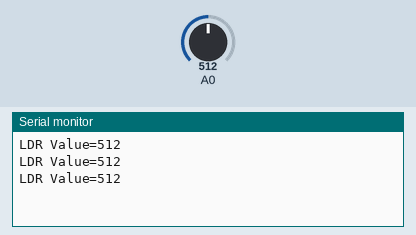
This sketch was run on a simulated Arduino Uno, built with avr-gcc and run on an emulated ATmega328P. On the bench: the last lines printed to the serial monitor. The test bench sets the inputs (shaded band); at power-on: A0 = 512.

Above: at 1.3 s.
1.4 s: A0 set to 716
At 1.9 s:
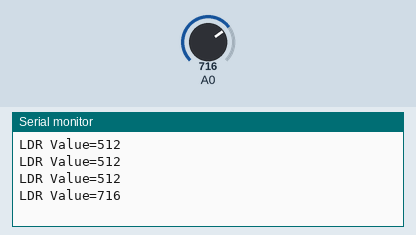
2.9 s: A0 set to 900
At 3.4 s:
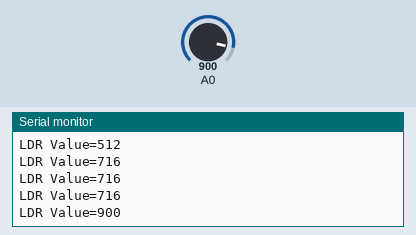
Timing chart, 0 to 5.9 s (numbered marks = the images above; inputs shaded):
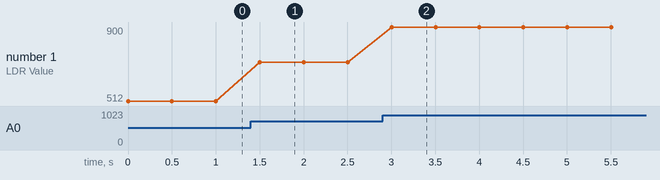

The sketch:

ldr.ino
```cpp
void setup() {
  // put your setup code here, to run once:
  Serial.begin(9600);

}

void loop() {
  // put your main code here, to run repeatedly:
  int brightness=analogRead(A0);
  Serial.print("LDR Value=");
  Serial.println(brightness);
  delay(500);

}
```

Measured:
- after the input at 1.4 s, the serial monitor: prints a new line after 0.10 s (image 1)
- after the input at 2.9 s, the serial monitor: prints a new line after 0.10 s (image 2)
- plotted number 1: 512 → 716 after the input at 1.4 s, 716 → 900 after the input at 2.9 s
